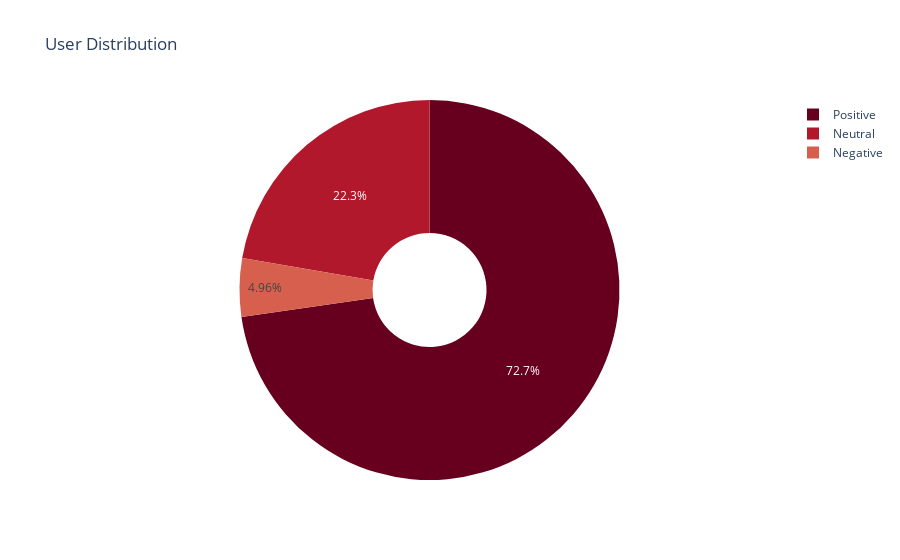

Notebook cell for this chart:
### Code cell
positive_ENJ2 = (data[((data.ENJ2 > 3) & (data.USERWIKI == "1"))]).shape[0]
negative_ENJ2 = (data[((data.ENJ2 < 3) & (data.USERWIKI == "1"))]).shape[0]
neutral_ENJ2 = (data[((data.ENJ2 == 3) & (data.USERWIKI == "1"))]).shape[0]




table = pd.DataFrame(np.array([positive_ENJ2,neutral_ENJ2, negative_ENJ2]),
                     ['Positive', 'Neutral', 'Negative',], ['count'])



fig = px.pie(table, values='count', names= ['Positive', 'Neutral', 'Negative'], 
             color_discrete_sequence=px.colors.sequential.RdBu, hole=.3, 
             title='User Distribution')
fig.show()
table

### Figure 1 — Plotly figure (JSON) as saved in the notebook; plotly's stock layout.template omitted (floating-point values rounded to 4 significant figures)
{"data": [{"domain": {"x": [0, 1], "y": [0, 1]}, "hole": 0.3, "hoverlabel": {"namelength": 0}, "hovertemplate": "label=%{label}<br>count=%{value}", "labels": ["Positive", "Neutral", "Negative"], "legendgroup": "", "name": "", "showlegend": true, "type": "pie", "values": [88, 27, 6]}], "layout": {"legend": {"tracegroupgap": 0}, "piecolorway": ["rgb(103,0,31)", "rgb(178,24,43)", "rgb(214,96,77)", "rgb(244,165,130)", "rgb(253,219,199)", "rgb(247,247,247)", "rgb(209,229,240)", "rgb(146,197,222)", "rgb(67,147,195)", "rgb(33,102,172)", "rgb(5,48,97)"], "title": {"text": "User Distribution"}}}
